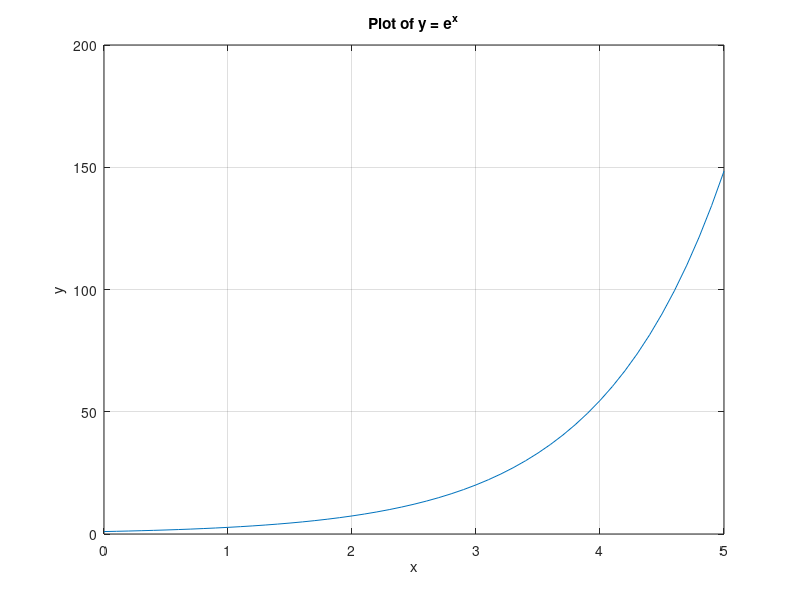
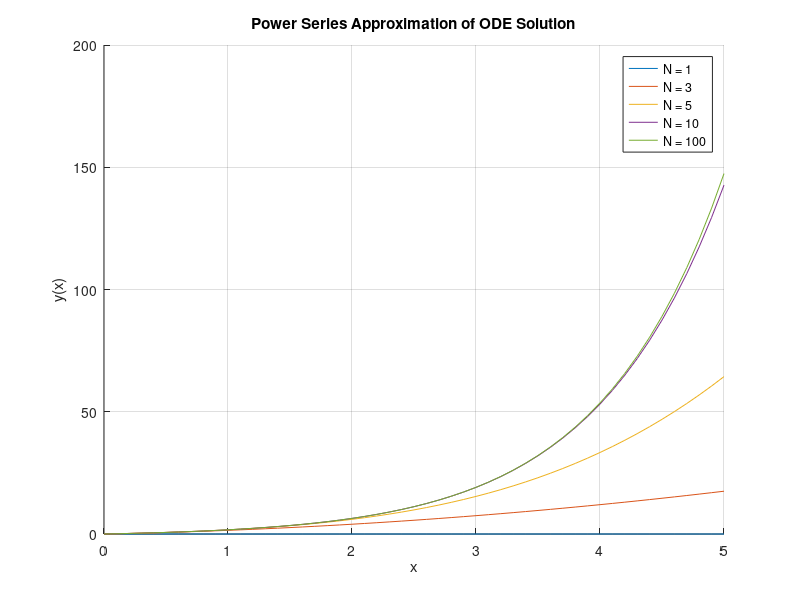

MATLAB code to generate these figures, in order:
%% Part 1.3: Plot solution from part 1 (y = e^x) and part 2 (power series)

clear; clc; close all;

% Define ODE & intialize parameters
f = @(x, y) y;

% Part 1.3: Plot solution from part 1 (y = e^x)
x = 0:0.1:5; % plotting 50 points between x = 0 and x = 5 used for both

% Define the exponential function
y_exact = exp(x);

% Plot 
figure(1);
plot(x, y_exact);
title('Plot of y = e^x');
xlabel('x');
ylabel('y');
grid on; 

% Part 1.3: Plot solution from part 2 (Power Series)
N_values = [1, 3, 5, 10, 100]; % Different numbers of terms in the series

figure(2);
hold on; % Hold on to plot multiple series on the same figure

for k = 1:length(N_values)
    N = N_values(k); % Get the current number of terms
    a = zeros(1, N); % defining an array to hold all coefficients

    % Power series approximation
    y_series = zeros(size(x));
    for n = 1:N-1
        y_series = y_series + 1 / factorial(n) * (x.^(n)); % Sum the series
    end

    % Plot the power series approximation
    plot(x, y_series, 'DisplayName', ['N = ', num2str(N)]);
end

title('Power Series Approximation of ODE Solution');
xlabel('x');
ylabel('y(x)');
grid on;
legend show; % Show legend
hold off; % Release the hold on the figure


 